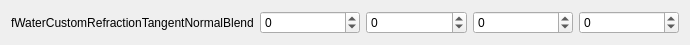
<?xml version="1.0" encoding="UTF-8"?>
<ui version="4.0">
 <class>Form</class>
 <widget class="QWidget" name="Form">
  <property name="geometry">
   <rect>
    <x>0</x>
    <y>0</y>
    <width>690</width>
    <height>38</height>
   </rect>
  </property>
  <property name="windowTitle">
   <string>Form</string>
  </property>
  <layout class="QHBoxLayout" name="horizontalLayout">
   <item>
    <widget class="QLabel" name="valName">
     <property name="minimumSize">
      <size>
       <width>225</width>
       <height>0</height>
      </size>
     </property>
     <property name="text">
      <string>fWaterCustomRefractionTangentNormalBlend</string>
     </property>
    </widget>
   </item>
   <item>
    <widget class="QSpinBox" name="v0">
     <property name="minimum">
      <number>-127</number>
     </property>
     <property name="maximum">
      <number>127</number>
     </property>
    </widget>
   </item>
   <item>
    <widget class="QSpinBox" name="v1">
     <property name="minimum">
      <number>-127</number>
     </property>
     <property name="maximum">
      <number>127</number>
     </property>
    </widget>
   </item>
   <item>
    <widget class="QSpinBox" name="v2">
     <property name="minimum">
      <number>-127</number>
     </property>
     <property name="maximum">
      <number>127</number>
     </property>
    </widget>
   </item>
   <item>
    <widget class="QSpinBox" name="v3">
     <property name="minimum">
      <number>-127</number>
     </property>
     <property name="maximum">
      <number>127</number>
     </property>
    </widget>
   </item>
  </layout>
 </widget>
 <resources/>
 <connections/>
</ui>
